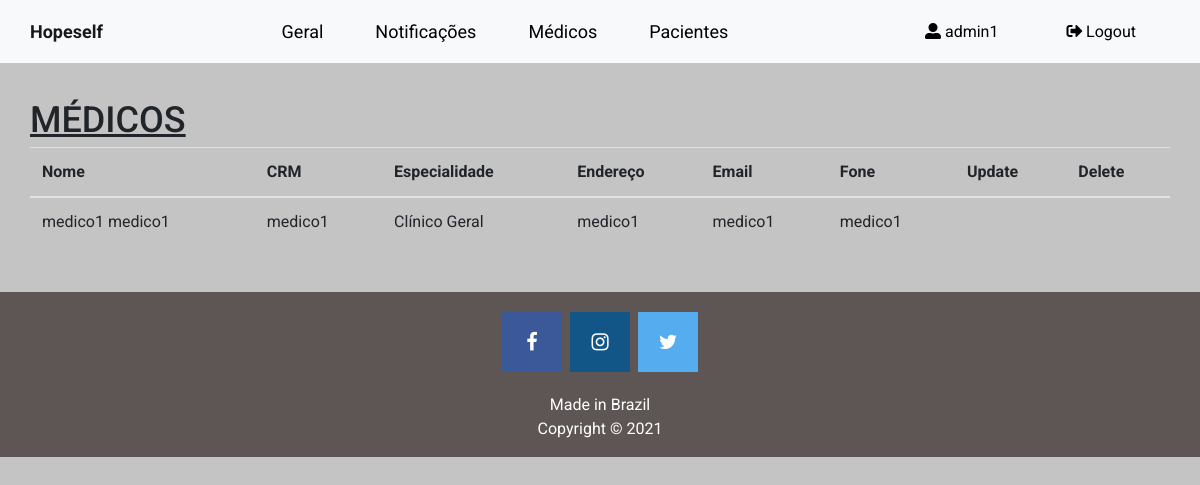
Before: /admin-medicos (signed in) with the older database file.
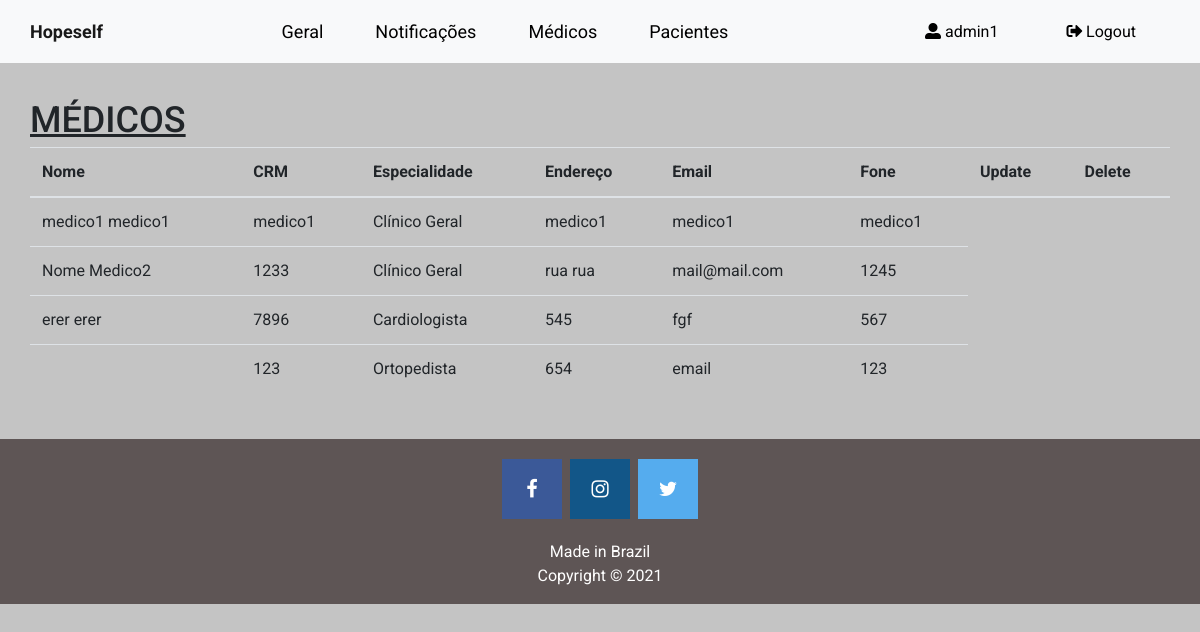
After: the same page with the newer database file.
### accounts/models.py (models this page shows, shortened)
class Medico(models.Model):
    ESPECIALIDADES = (
        ('Cardiologista', 'Cardiologista'),
        ('Clínico Geral', 'Clínico Geral'),
        ('Dermatologista', 'Dermatologista'),
        ('Ortopedista', 'Ortopedista'),
    )
    user = models.OneToOneField(User, on_delete=models.CASCADE, null=True)
    crm = models.CharField(max_length=15, null=True)
    endereco = models.CharField(max_length=100, null=True)
    email = models.CharField(max_length=100, null=True)
    fone = models.CharField(max_length=20, null=True)
    especialidade = models.CharField(max_length=50, choices=ESPECIALIDADES, null=True)
    status = models.BooleanField(default=True)
    @property
    def get_name(self):
        return self.user.first_name + " " + self.user.last_name

### accounts/views.py (the view)
# urls.py: path('admin-medicos', views.admin_medicos, name='admin-medicos'),
@login_required(login_url='adminlogin')
@user_passes_test(is_admin)
def admin_medicos(request):
    medicos = models.Medico.objects.all()
    return render(request, 'accounts/admin_medicos.html', {'medicos': medicos})

### accounts/views.py (called while the page is built)
def is_admin(user):
    return user.groups.filter(name='ADMIN').exists()

### accounts/templates/accounts/admin_medicos.html (shortened to what this page needs)
<!DOCTYPE html>
{% load static %}
<html lang="en">
<head>
</head>
<body>
  {% include "accounts/navbaradmin.html" %}
  <div class="content">
    <span id="contentTitle">MÉDICOS</span>
    <div class="panel panel-primary">
      <table class="table table-hover" id="dev-table">
        <thead>
          <tr>
            <th>Nome</th>
            <th>CRM</th>
            <th>Especialidade</th>
            <th>Endereço</th>
            <th>Email</th>
            <th>Fone</th>
            <th>Update</th>
            <th>Delete</th>
          </tr>
        </thead>
        {% for m in medicos %}
        <tr>
          <td>{{m.get_name}}</td>
          <td>{{m.crm}}</td>
          <td>{{m.especialidade}}</td>
          <td>{{m.endereco}}</td>
          <td>{{m.email}}</td>
          <td>{{m.fone}}</td>
        </tr>
        {% endfor %}
      </table>
    </div>
  </div>
  {% include "accounts/footer.html" %}
</body>

### accounts/templates/accounts/navbaradmin.html (shortened to what this page needs)
<!DOCTYPE html>
<html lang="en">
<head>
    <link rel="stylesheet" href="https://stackpath.bootstrapcdn.com/bootstrap/4.3.1/css/bootstrap.min.css"
>
    <link rel="stylesheet" href="https://use.fontawesome.com/releases/v5.7.0/css/all.css"
>
</head>
<body>
    <div class="container-fluid p-0">
        <nav class="navbar navbar-expand-lg navbar-light bg-light">
            <div>
                <a class="navbar-brand" href="admin-main">Hopeself</a>
            </div>
            <div class="collapse navbar-collapse" id="navbarNav">
            <ul class="navbar-nav">
                <li class="nav-item">
                    <a class="nav-link" href="admin-main">Geral <span class="sr-only">(current)</span></a>
                </li>
                <li class="nav-item">
                    <a class="nav-link" href="admin-notificacoes">Notificações </a>
                </li>
                <li class="nav-item">
                    <a class="nav-link" href="admin-medicos">Médicos</a>
                </li>
                <li class="nav-item">
                    <a class="nav-link" href="admin-pacientes">Pacientes</a>
                </li>
            </ul>
            </div>
            <div>
                <a href="admin-dados" class="nav-item nav-link"><i class="fas fa-user-alt"></i> {{request.user.first_name}}</a>
            </div>
            <div>
                <a href="/logout" class="nav-item nav-link"><i class="fas fa-sign-out-alt"></i>   Logout</a>
            </div>
        </nav>
    </div>
</body>
</html>

### accounts/templates/accounts/footer.html (shortened to what this page needs)
<!DOCTYPE html>
<html>
<head>
    <link rel="stylesheet" href="https://maxcdn.bootstrapcdn.com/font-awesome/4.7.0/css/font-awesome.min.css">
</head>
<footer id="footer">
    <p>
        <a href="http://www.facebook.com" class="fa fa-facebook"></a>
        <a href="http://instagram.com" class="fa fa-instagram"></a>
        <a href="http://twitter.com" class="fa fa-twitter"></a>
    </p>
    <div class="container">
        <div class="row">
            <div class="col-md-12 col-sm-12">
                <p>Made in Brazil<br>
                Copyright &copy; 2021</p>
            </div>
        </div>
    </div>
</footer>
</html>

### accounts/templates/accounts/admin_medicos.html (style rules this page uses)
* { font-family: 'Roboto', sans-serif; }
body { background-color: #C4C4C4; }
#contentTitle { font-weight: 500; font-size: 36px; text-decoration: underline; }
.content { padding: 30px; }

### accounts/templates/accounts/navbaradmin.html (style rules this page uses)
* { font-family: 'Roboto', sans-serif; }
body { background-color: #C4C4C4; }
#navbarNav { justify-content: center; font-size: 18px; }
.nav-link { color: #000000 !important; margin: 0px 18px; }
.navbar-brand { font-weight: bold; font-size: 18px; }
.navbar { padding: 10px 30px; }

### accounts/templates/accounts/footer.html (style rules this page uses)
#footer { background-color: #5e5555; position: relative; bottom: 0; width: 100%; }
.fa { padding: 20px; font-size: 20px; width: 60px; text-align: center; text-decoration: none; margin: 5px 2px; }
.fa-facebook { background: #3B5998; color: white; margin-top: 20px; }
.fa-twitter { background: #55ACEE; color: white; }
.fa-instagram { background: #125688; color: white; }
p { text-align: center; color: white; }

Changed rows visible on the page:
added Medico: get_name "Nome Medico2", crm "1233", especialidade "Clínico Geral", endereco "rua rua", email "mail@mail.com", fone "1245"
added Medico: get_name "erer erer", crm "7896", especialidade "Cardiologista", endereco "545", email "fgf", fone "567"
added Medico: crm "123", especialidade "Ortopedista", endereco "654", email "email", fone "123"
